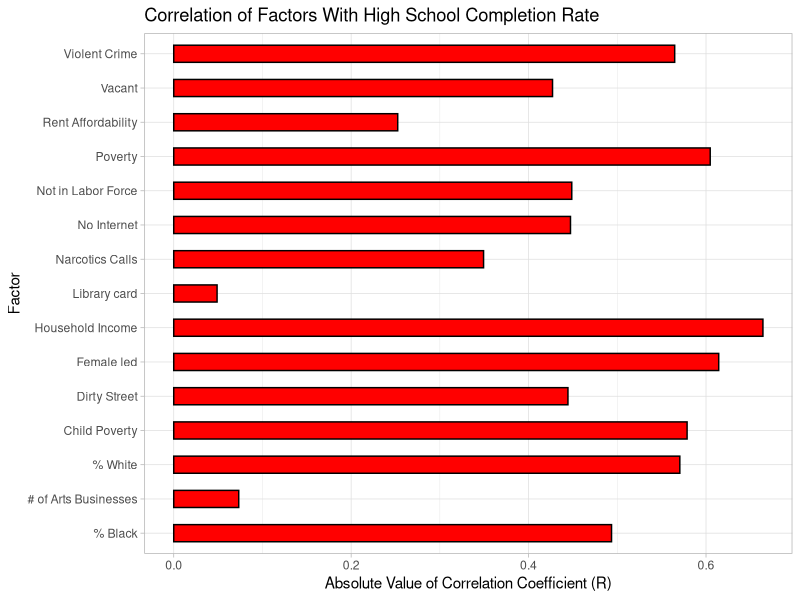

The R script that drew this image:

library(ggplot2)

R.Values <- data.frame(factor = c("Narcotics Calls", "Dirty Street", "Library card", "No Internet", "Child Poverty", "Female led", "Vacant", "Violent Crime", "Household Income", "# of Arts Businesses", "Poverty", "Rent Affordability", "Not in Labor Force", " % Black", "% White"),
                       r_val = c(0.349251987, 0.444360031, 0.048871282, 0.447225053, 0.578669446, 0.614308479, 0.426988525,
                               0.564681608, 0.664142797, 0.07328051, 0.604720498, 0.252483584, 0.448662017, 0.493497891, 
                               0.570469984))
length(R.Values)
p <- ggplot(data = R.Values,
            aes(x = factor, y = r_val)) +
            geom_bar(stat = "identity", width = 0.5, color = "black", fill = "red") + theme_light() + coord_flip()
p + labs(y = "Absolute Value of Correlation Coefficient (R)", x = "Factor", title = "Correlation of Factors With High School Completion Rate")


